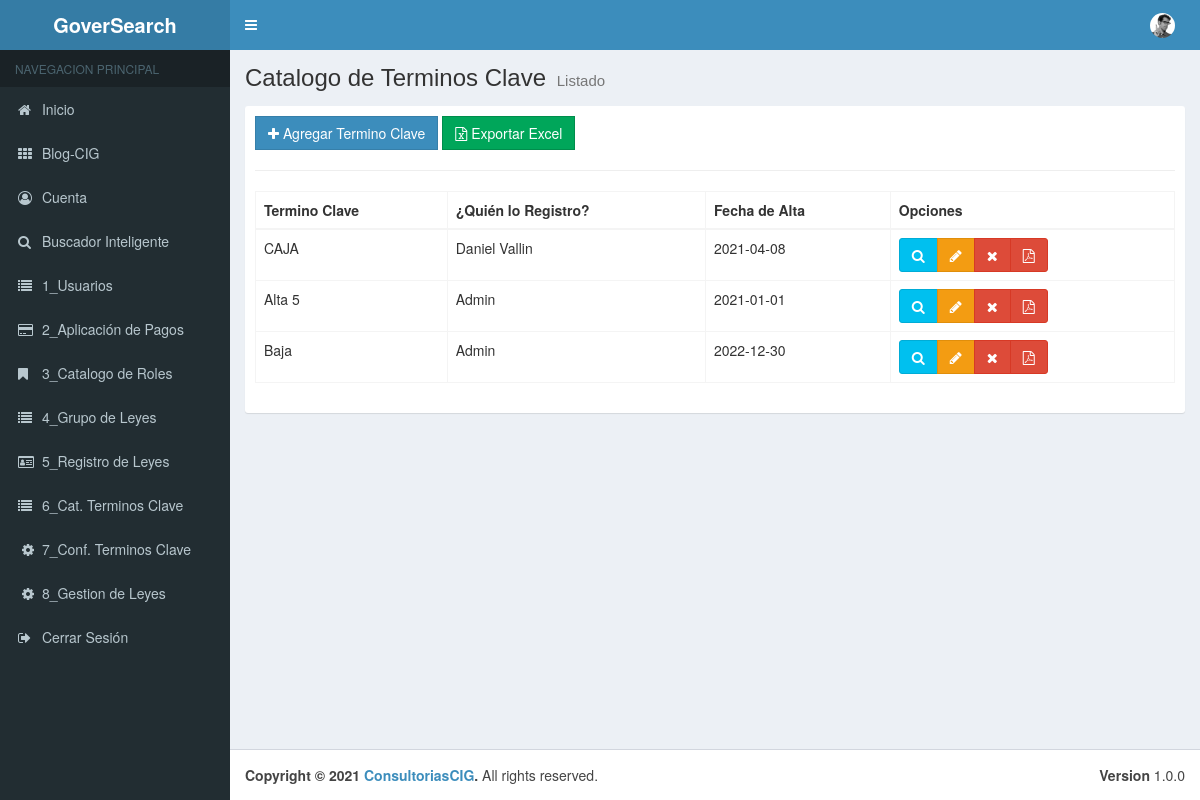
The page /00_Menu/cClaves on the database as committed earlier.
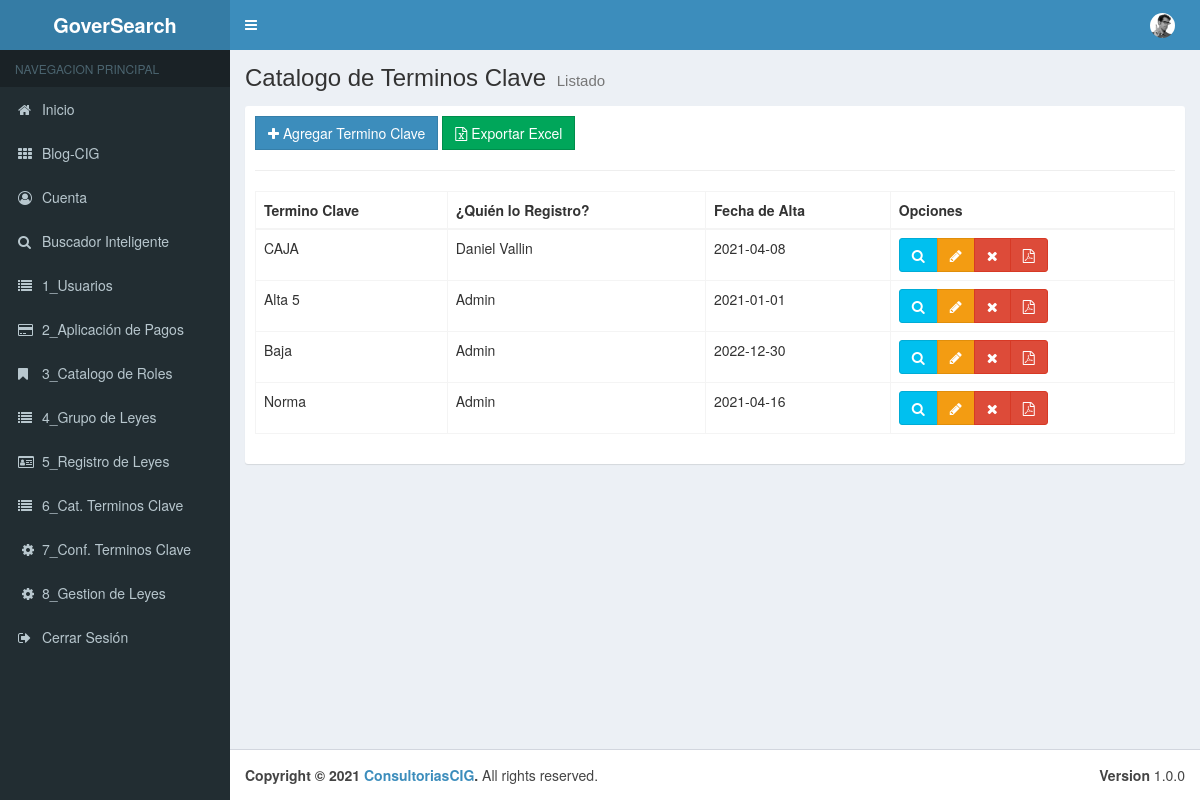
The same page on the database as committed later.
### tables this page shows
CREATE TABLE `tbl_claves` (
  `pk_Ter_Clave` int(11) NOT NULL,
  `Termino_Clave` varchar(50) NOT NULL,
  `Usuario_pk` int(20) NOT NULL,
  `Fecha_Alta` date NOT NULL,
  `Estado` bit(1) NOT NULL
);

CREATE TABLE `tbl_usuarios` (
  `pk_Usuario` int(11) NOT NULL,
  `Nombre` varchar(50) NOT NULL,
  `Apellidos` varchar(50) NOT NULL,
  `Telefono` varchar(10) NOT NULL,
  `Correo` varchar(50) NOT NULL,
  `Usuario` varchar(50) NOT NULL,
  `Contrasena` varchar(50) NOT NULL,
  `Fecha_Alta` date NOT NULL,
  `User_Rol_pk` int(11) NOT NULL,
  `Estado` bit(1) NOT NULL
);

### application/controllers/00_Menu/cClaves.php (called while the page is built, shortened)
<?php
class cClaves extends CI_Controller {
	public function __construct(){
		$this->load->model("Claves_Model");
		$this->load->model("User_Model");
	}
	public function index()
	{
		$data = array(
			'cClaves' =>$this->Claves_Model->getClave(),
	   );
		$this->load->view("layouts/header");
		$this->load->view("layouts/aside");
		$this->load->view("admin/01_Menu/vClaves/list", $data);
		$this->load->view("layouts/footer");
	}
}

### index.php (called while the page is built, shortened)
<?php
require_once BASEPATH.'core/CodeIgniter.php';

### application/models/Claves_Model.php (called while the page is built, shortened)
<?php
class Claves_Model extends CI_Model {
    public function getClave(){
        $this->db->select("c.* ,u.Nombre as Nombre");
        $this->db->select("c.* ,u.Apellidos as Apellidos");
        $this->db->from("tbl_claves c");
        $this->db->join("tbl_usuarios u","c.Usuario_pk = u.pk_Usuario");
        $this->db->where("c.Estado","1");
        $resultados = $this->db->get();
        return $resultados->result();
    }
}

### application/views/admin/01_Menu/vClaves/list.php (the view)
<div class="content-wrapper">
    <section class="content-header">
        <h1>
        Catalogo de Terminos Clave
        <small>Listado</small>
        </h1>
    </section>
    <section class="content">
        <div class="box box-solid">
            <div class="box-body">
                <div class="row">
                        <div class="col-md-12">
                        <a href="<?php echo base_url();?>00_Menu/cClaves/add" class="btn btn-primary btn-flat"><span class="fa fa-plus"></span> Agregar Termino Clave</a>
                        <a href="<?php echo base_url();?>00_Menu/cReg_Leyes/add" class="btn btn-success btn-flat"><span class="fa fa-file-excel-o"></span> Exportar Excel</a>
                        </div>
                    </div>
                        <hr>
                    <div class="row">
                        <div class="col-md-12">
                            <table id="example1" class="table table-bordered table-hover">
                                <thead>
                                    <tr>
                                        <th>Termino Clave</th>
                                        <th>¿Quién lo Registro?</th>
                                        <th>Fecha de Alta</th>
                                        <th>Opciones</th>
                                    </tr>
                                </thead>
                                <tbody>
                                    <?php if(!empty($cClaves)):?>
                                        <?php foreach($cClaves as $cClave):?>
                                            <tr>
                                                <td><?php echo $cClave->Termino_Clave;?></td>
                                                <td><?php echo $cClave->Nombre; echo " "; echo $cClave->Apellidos;?></td>
                                                <td><?php echo $cClave->Fecha_Alta;?></td>
                                                    <?php $dataClave = $cClave->Termino_Clave."*".$cClave->Nombre."*".$cClave->Fecha_Alta; ?>
                                                <td>
                                                    <div class="btn-group">
                                                    <button type="button" class="btn btn-info btn-view-claves" data-toggle="modal" data-target="#modal-default" value="<?php echo $dataClave;?>">
                                                        <span class="fa fa-search"></span>
                                                    </button>
                                                        <a href="<?php echo base_url()?>00_Menu/cClaves/edit/<?php echo $cClave->pk_Ter_Clave;?>" class="btn btn-warning"><span class="fa fa-pencil"></span></a>
                                                        <a href="<?php echo base_url();?>00_Menu/cClaves/delete/<?php echo $cClave->pk_Ter_Clave;?>" class="btn btn-danger btn-remove"><span class="fa fa-remove"></span></a>
                                                        <a href="<?php echo base_url();?>00_Menu/cClaves/PDFD/<?php echo $cClave->pk_Ter_Clave;?>" class="btn btn-danger btn-remove"><span class="fa fa-file-pdf-o"></span></a>
                                                    </div>
                                                </td>
                                            </tr>
                                        <?php endforeach;?>
                                    <?php endif;?>
                                </tbody>
                            </table>
                        </div>
                    </div>
            </div>
        </div>
    </section>
</div>

### application/views/layouts/header.php (shortened to what this page needs)
<!DOCTYPE html>
<html lang="es">
<head>
    <link rel="stylesheet" href="<?php echo base_url();?>assets/template/bootstrap/css/bootstrap.min.css">
    <link rel="stylesheet" href="<?php echo base_url();?>assets/template/datatables.net-bs/css/dataTables.bootstrap.min.css">
    <link rel="stylesheet" href="<?php echo base_url();?>assets/template/font-awesome/css/font-awesome.min.css">
    <link rel="stylesheet" href="<?php echo base_url();?>assets/template/dist/css/AdminLTE.min.css">
    <link rel="stylesheet" href="<?php echo base_url();?>assets/template/dist/css/skins/_all-skins.min.css">
</head>
<body class="hold-transition skin-blue sidebar-mini">
    <div class="wrapper">
        <header class="main-header">
            <a href="<?php echo base_url();?>" class="logo">
                <span class="logo-lg"><b>GoverSearch</b></span>
            </a>
            <nav class="navbar navbar-static-top">
                <a href="#" class="sidebar-toggle" data-toggle="push-menu" role="button">
                </a>
                <div class="navbar-custom-menu">
                    <ul class="nav navbar-nav">
                        <li class="dropdown user user-menu">
                            <a href="#" class="dropdown-toggle" data-toggle="dropdown">
                                <img src="<?php echo base_url()?>assets/template/dist/img/user2-160x160.jpg" class="user-image" alt="User Image">
                            </a>
                        </li>
                    </ul>
                </div>
            </nav>
        </header>

### application/views/layouts/aside.php
<aside class="main-sidebar">
    <section class="sidebar">
        <ul class="sidebar-menu" data-widget="tree">
            <li class="header">NAVEGACION PRINCIPAL</li>
            <li>
                <a href="<?php echo base_url();?>">
                    <i class="fa fa-home"></i> <span>Inicio</span>
                </a>
            </li>
                <li class="treeview">
                    <li>
                        <a href="<?php echo base_url();?>00_Menu/cBlog"><i class="fa fa-th"></i> <span>Blog-CIG</span>
                        </a>
                    </li>
                </li>
                <li class="treeview">
                    <li>
                    <a href="<?php echo base_url();?>00_Menu/cCuenta"><i class="fa fa-user-circle-o"></i> <span>Cuenta</span></a>
                    </li>
                </li>
            <li class="treeview">
                    <li>
                    <a href="<?php echo base_url();?>00_Menu/cBuscador"><i class="fa fa-search"></i><span> Buscador Inteligente</span></a>
                    </li>
                </li>
            <li class="treeview">
                    <li>
                    <a href="<?php echo base_url();?>00_Menu/cUsuarios"><i class="fa fa-list"></i><span> 1_Usuarios</span> </a>
                    </li>
                </li>
            <li class="treeview">
                    <li>
                    <a href="<?php echo base_url();?>00_Menu/cPagos"><i class="fa fa-credit-card"></i><span> 2_Aplicación de Pagos</span></a>
                    </li>
                </li>
            <li class="treeview">
                    <li>
                    <a href="<?php echo base_url();?>00_Menu/cRoles"><i class="fa fa-bookmark"></i><span> 3_Catalogo de Roles</span></a>
                    </li>
                </li>
            <li class="treeview">
                    <li>
                    <a href="<?php echo base_url();?>00_Menu/cGrupo_Leyes"><i class="fa fa-list"></i><span> 4_Grupo de Leyes</span></a>
                    </li>
                </li>
            <li class="treeview">
                    <li>
                    <a href="<?php echo base_url();?>00_Menu/cReg_Leyes"><i class="fa fa-id-card-o"></i><span> 5_Registro de Leyes</span></a>
                    </li>
                </li>
            <li class="treeview">
                    <li>
                    <a href="<?php echo base_url();?>00_Menu/cClaves"><i class="fa fa-list"></i><span> 6_Cat. Terminos Clave</span></a>
                    </li>
                </li>
            <li class="treeview">
                    <li>
                    <a href="<?php echo base_url();?>00_Menu/cTer_Clave"><i class="fa fa-cog fa-spin fa-fw"></i><span> 7_Conf. Terminos Clave</span></a>
                    </li>
                </li>
            <li class="treeview">
                    <li>
                    <a href="<?php echo base_url();?>00_Menu/cGestion"><i class="fa fa-cog fa-spin fa-fw"></i><span> 8_Gestion de Leyes</span></a>
                    </li>
                </li>
            <li class="treeview">
                    <li>
                    <a href="<?php echo base_url();?>auth/logout"><i class="fa fa-sign-out"></i><span> Cerrar Sesión</span></a>
                    </li>
            </li>
        </ul>
    </section>
</aside>

### application/views/layouts/footer.php (shortened to what this page needs)
<footer class="main-footer">
            <div class="pull-right hidden-xs">
                <b>Version</b> 1.0.0
            </div>
            <strong>Copyright &copy; 2021 <a href="https://consultorescig.mx/">ConsultoriasCIG</a>.</strong> All rights
            reserved.
        </footer>
    </div>
</body>
</html>

Rows that differ between the two databases and show on the page:
added tbl_claves: Termino_Clave "Norma", Usuario_pk.Nombre "Admin", Fecha_Alta "2021-04-16"
